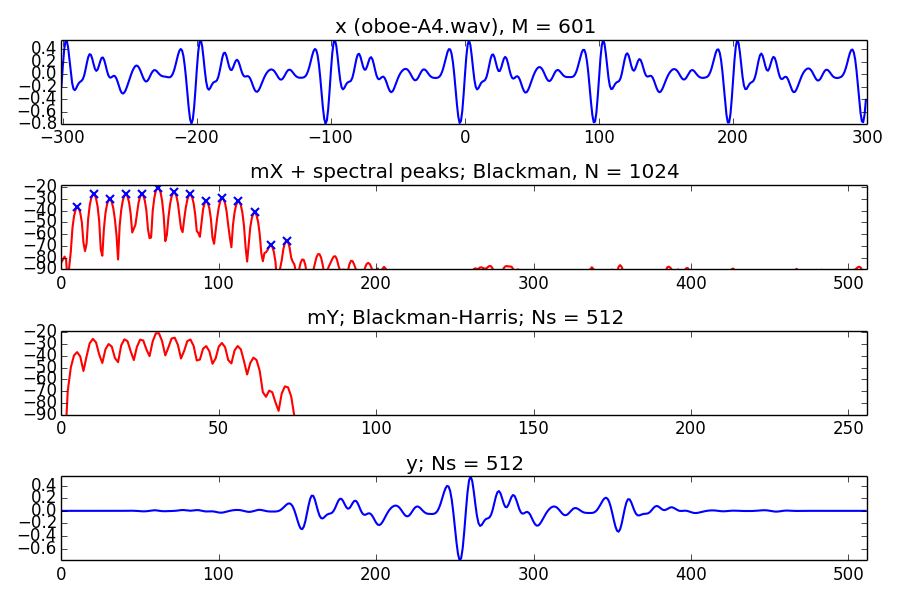

Recreate this plot in Python.
import numpy as np
import matplotlib.pyplot as plt
from scipy.signal import hamming, triang, blackmanharris
import sys, os, functools, time
from scipy.fftpack import fft, ifft, fftshift
sys.path.append(os.path.join(os.path.dirname(os.path.realpath(__file__)), '../../../software/models/'))
import dftModel as DFT
import utilFunctions as UF

(fs, x) = UF.wavread('../../../sounds/oboe-A4.wav')
M = 601
w = np.blackman(M)
N = 1024
hN = N/2
Ns = 512
hNs = Ns/2
pin = 5000
t = -70
x1 = x[pin:pin+w.size]
mX, pX = DFT.dftAnal(x1, w, N)
ploc = UF.peakDetection(mX, t)
iploc, ipmag, ipphase = UF.peakInterp(mX, pX, ploc)
freqs = iploc*fs/N 
Y = UF.genSpecSines(freqs, ipmag, ipphase, Ns, fs)       
mY = 20*np.log10(abs(Y[:hNs]))
pY = np.unwrap(np.angle(Y[:hNs]))
y= fftshift(ifft(Y))*sum(blackmanharris(Ns))

plt.figure(1, figsize=(9, 6))

plt.subplot(4,1,1)
plt.plot(np.arange(-M/2,M/2), x1, 'b', lw=1.5)
plt.axis([-M/2,M/2, min(x1), max(x1)])
plt.title("x (oboe-A4.wav), M = 601")

plt.subplot(4,1,2)
plt.plot(np.arange(mX.size), mX, 'r', lw=1.5)
plt.plot(iploc, ipmag, marker='x', color='b', linestyle='', markeredgewidth=1.5) 
plt.axis([0, hN,-90,max(mX)+2])
plt.title("mX + spectral peaks; Blackman, N = 1024")

plt.subplot(4,1,3)
plt.plot(np.arange(mY.size), mY, 'r', lw=1.5)
plt.axis([0, hNs,-90,max(mY)+2])
plt.title("mY; Blackman-Harris; Ns = 512")

plt.subplot(4,1,4)
plt.plot(np.arange(Ns), y, 'b', lw=1.5)
plt.axis([0, Ns,min(y),max(y)])
plt.title("y; Ns = 512")

plt.tight_layout()
plt.savefig('sine-analysis-synthesis.png')
plt.show()
